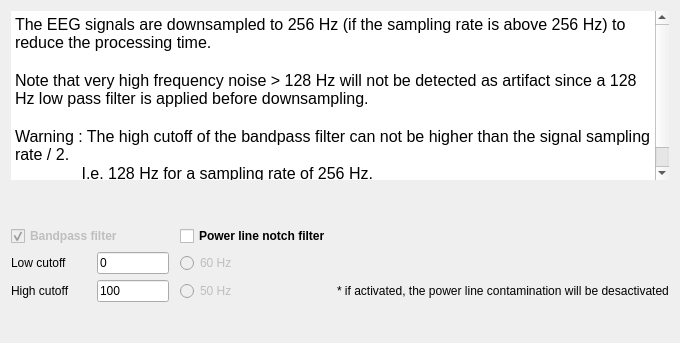
<ui version="4.0">
 <class>FilterSignalsStep</class>
 <widget class="QWidget" name="FilterSignalsStep">
  <property name="styleSheet">
  <string notr="true">font: 12pt "Roboto";</string>
  </property>
  <property name="geometry">
   <rect>
    <x>0</x>
    <y>0</y>
    <width>680</width>
    <height>343</height>
   </rect>
  </property>
  <property name="windowTitle">
   <string />
  </property>
  <property name="toolTip">
   <string />
  </property>
  <layout class="QHBoxLayout" name="horizontalLayout">
   <item>
    <layout class="QVBoxLayout" name="verticalLayout">
     <item>
      <widget class="QTextBrowser" name="textBrowser">
       <property name="frameShape">
        <enum>QFrame::HLine</enum>
       </property>
       <property name="frameShadow">
        <enum>QFrame::Plain</enum>
       </property>
       <property name="lineWidth">
        <number>0</number>
       </property>
       <property name="html">
        <string>&lt;!DOCTYPE HTML PUBLIC "-//W3C//DTD HTML 4.0//EN" "http://www.w3.org/TR/REC-html40/strict.dtd"&gt;
&lt;html&gt;&lt;head&gt;&lt;meta name="qrichtext" content="1" /&gt;&lt;style type="text/css"&gt;
p, li { white-space: pre-wrap; }
&lt;/style&gt;&lt;/head&gt;&lt;body style=" font-family:'Roboto'; font-size:12pt; font-weight:400; font-style:normal;"&gt;
&lt;p style=" margin-top:0px; margin-bottom:0px; margin-left:0px; margin-right:0px; -qt-block-indent:0; text-indent:0px;"&gt;&lt;span style=" font-size:12pt"&gt;The EEG signals are downsampled to 256 Hz (if the sampling rate is above 256 Hz) to reduce the processing time.&lt;/span&gt;&lt;/p&gt;
&lt;p style="-qt-paragraph-type:empty; margin-top:0px; margin-bottom:0px; margin-left:0px; margin-right:0px; -qt-block-indent:0; text-indent:0px; font-size:12pt"&gt;&lt;br /&gt;&lt;/p&gt;
&lt;p style=" margin-top:0px; margin-bottom:0px; margin-left:0px; margin-right:0px; -qt-block-indent:0; text-indent:0px;"&gt;&lt;span style=" font-size:12pt"&gt;Note that very high frequency noise &amp;gt; 128 Hz will not be detected as artifact since a 128 Hz low pass filter is applied before downsampling.&lt;/span&gt;&lt;/p&gt;
&lt;p style="-qt-paragraph-type:empty; margin-top:0px; margin-bottom:0px; margin-left:0px; margin-right:0px; -qt-block-indent:0; text-indent:0px; font-size:12pt"&gt;&lt;br /&gt;&lt;/p&gt;
&lt;p style=" margin-top:0px; margin-bottom:0px; margin-left:0px; margin-right:0px; -qt-block-indent:0; text-indent:0px;"&gt;&lt;span style=" font-size:12pt text-decoration: underline;"&gt;Warning&lt;/span&gt;&lt;span style=" font-size:12pt"&gt; : The high cutoff of the bandpass filter can not be higher than the signal sampling rate / 2.  &lt;/span&gt;&lt;/p&gt;
&lt;p style=" margin-top:0px; margin-bottom:0px; margin-left:0px; margin-right:0px; -qt-block-indent:0; text-indent:0px;"&gt;&lt;span style=" font-size:12pt"&gt;               I.e. 128 Hz for a sampling rate of 256 Hz.&lt;/span&gt;&lt;/p&gt;
&lt;p style="-qt-paragraph-type:empty; margin-top:0px; margin-bottom:0px; margin-left:0px; margin-right:0px; -qt-block-indent:0; text-indent:0px; font-size:12pt"&gt;&lt;br /&gt;&lt;/p&gt;&lt;/body&gt;&lt;/html&gt;</string>
       </property>
      </widget>
     </item>
     <item>
      <spacer name="verticalSpacer_2">
       <property name="orientation">
        <enum>Qt::Vertical</enum>
       </property>
       <property name="sizeType">
        <enum>QSizePolicy::Minimum</enum>
       </property>
       <property name="sizeHint" stdset="0">
        <size>
         <width>20</width>
         <height>40</height>
        </size>
       </property>
      </spacer>
     </item>
     <item>
      <layout class="QGridLayout" name="gridLayout">
       <item row="0" column="3">
        <widget class="QCheckBox" name="notch_checkBox">
         <property name="font">
          <font>
           <weight>75</weight>
           <bold>true</bold>
          </font>
         </property>
         <property name="text">
          <string>Power line notch filter</string>
         </property>
        </widget>
       </item>
       <item row="2" column="3">
        <widget class="QRadioButton" name="radioButton_50Hz">
         <property name="enabled">
          <bool>false</bool>
         </property>
         <property name="text">
          <string>50 Hz</string>
         </property>
        </widget>
       </item>
       <item row="1" column="0">
        <widget class="QLabel" name="label">
         <property name="minimumSize">
          <size>
           <width>80</width>
           <height>0</height>
          </size>
         </property>
         <property name="text">
          <string>Low cutoff</string>
         </property>
        </widget>
       </item>
       <item row="1" column="1">
        <widget class="QLineEdit" name="low_cutoff_lineEdit">
         <property name="maximumSize">
          <size>
           <width>110</width>
           <height>16777215</height>
          </size>
         </property>
         <property name="toolTip">
          <string>Edit the low cutoff frequency in Hz (i.e. 0.3).</string>
         </property>
         <property name="text">
          <string>0</string>
         </property>
        </widget>
       </item>
       <item row="2" column="0">
        <widget class="QLabel" name="label_6">
         <property name="minimumSize">
          <size>
           <width>80</width>
           <height>0</height>
          </size>
         </property>
         <property name="text">
          <string>High cutoff</string>
         </property>
        </widget>
       </item>
       <item row="1" column="4">
        <spacer name="horizontalSpacer_3">
         <property name="orientation">
          <enum>Qt::Horizontal</enum>
         </property>
         <property name="sizeHint" stdset="0">
          <size>
           <width>40</width>
           <height>20</height>
          </size>
         </property>
        </spacer>
       </item>
       <item row="0" column="0" colspan="2">
        <widget class="QCheckBox" name="bp_checkBox">
         <property name="enabled">
          <bool>false</bool>
         </property>
         <property name="font">
          <font>
           <weight>75</weight>
           <bold>true</bold>
          </font>
         </property>
         <property name="text">
          <string>Bandpass filter</string>
         </property>
         <property name="checked">
          <bool>true</bool>
         </property>
        </widget>
       </item>
       <item row="2" column="1">
        <widget class="QLineEdit" name="high_cutoff_lineEdit">
         <property name="maximumSize">
          <size>
           <width>110</width>
           <height>16777215</height>
          </size>
         </property>
         <property name="toolTip">
          <string>Edit the high cutoff frequency in Hz (i.e. 100).</string>
         </property>
         <property name="text">
          <string>100</string>
         </property>
        </widget>
       </item>
       <item row="1" column="2">
        <spacer name="horizontalSpacer_2">
         <property name="orientation">
          <enum>Qt::Horizontal</enum>
         </property>
         <property name="sizeHint" stdset="0">
          <size>
           <width>40</width>
           <height>20</height>
          </size>
         </property>
        </spacer>
       </item>
       <item row="1" column="3">
        <widget class="QRadioButton" name="radioButton_60Hz">
         <property name="enabled">
          <bool>false</bool>
         </property>
         <property name="text">
          <string>60 Hz</string>
         </property>
        </widget>
       </item>
       <item row="2" column="4">
        <widget class="QLabel" name="label_2">
         <property name="text">
          <string>* if activated, the power line contamination will be desactivated</string>
         </property>
        </widget>
       </item>
      </layout>
     </item>
     <item>
      <spacer name="verticalSpacer">
       <property name="orientation">
        <enum>Qt::Vertical</enum>
       </property>
       <property name="sizeHint" stdset="0">
        <size>
         <width>20</width>
         <height>52</height>
        </size>
       </property>
      </spacer>
     </item>
    </layout>
   </item>
  </layout>
 </widget>
 <resources>
  <include location="../../../../../snooz-toolbox/src/main/python/ui/themes/themes.qrc" />
 </resources>
 <connections>
  <connection>
   <sender>bp_checkBox</sender>
   <signal>clicked()</signal>
   <receiver>FilterSignalsStep</receiver>
   <slot>update_filter_settings()</slot>
   <hints>
    <hint type="sourcelabel">
     <x>111</x>
     <y>218</y>
    </hint>
    <hint type="destinationlabel">
     <x>234</x>
     <y>171</y>
    </hint>
   </hints>
  </connection>
  <connection>
   <sender>notch_checkBox</sender>
   <signal>clicked()</signal>
   <receiver>FilterSignalsStep</receiver>
   <slot>update_filter_settings()</slot>
   <hints>
    <hint type="sourcelabel">
     <x>111</x>
     <y>244</y>
    </hint>
    <hint type="destinationlabel">
     <x>234</x>
     <y>171</y>
    </hint>
   </hints>
  </connection>
  <connection>
   <sender>radioButton_50Hz</sender>
   <signal>clicked()</signal>
   <receiver>FilterSignalsStep</receiver>
   <slot>update_filter_settings()</slot>
   <hints>
    <hint type="sourcelabel">
     <x>420</x>
     <y>360</y>
    </hint>
    <hint type="destinationlabel">
     <x>339</x>
     <y>229</y>
    </hint>
   </hints>
  </connection>
  <connection>
   <sender>radioButton_60Hz</sender>
   <signal>clicked()</signal>
   <receiver>FilterSignalsStep</receiver>
   <slot>update_filter_settings()</slot>
   <hints>
    <hint type="sourcelabel">
     <x>420</x>
     <y>334</y>
    </hint>
    <hint type="destinationlabel">
     <x>339</x>
     <y>229</y>
    </hint>
   </hints>
  </connection>
  <connection>
   <sender>high_cutoff_lineEdit</sender>
   <signal>editingFinished()</signal>
   <receiver>FilterSignalsStep</receiver>
   <slot>update_high_cutoff_slot()</slot>
   <hints>
    <hint type="sourcelabel">
     <x>151</x>
     <y>314</y>
    </hint>
    <hint type="destinationlabel">
     <x>339</x>
     <y>229</y>
    </hint>
   </hints>
  </connection>
  <connection>
   <sender>low_cutoff_lineEdit</sender>
   <signal>editingFinished()</signal>
   <receiver>FilterSignalsStep</receiver>
   <slot>update_low_cutoff_slot()</slot>
   <hints>
    <hint type="sourcelabel">
     <x>151</x>
     <y>288</y>
    </hint>
    <hint type="destinationlabel">
     <x>339</x>
     <y>229</y>
    </hint>
   </hints>
  </connection>
 </connections>
 <slots>
  <slot>update_filter_settings()</slot>
  <slot>update_low_cutoff_slot()</slot>
  <slot>update_high_cutoff_slot()</slot>
 </slots>
</ui>
